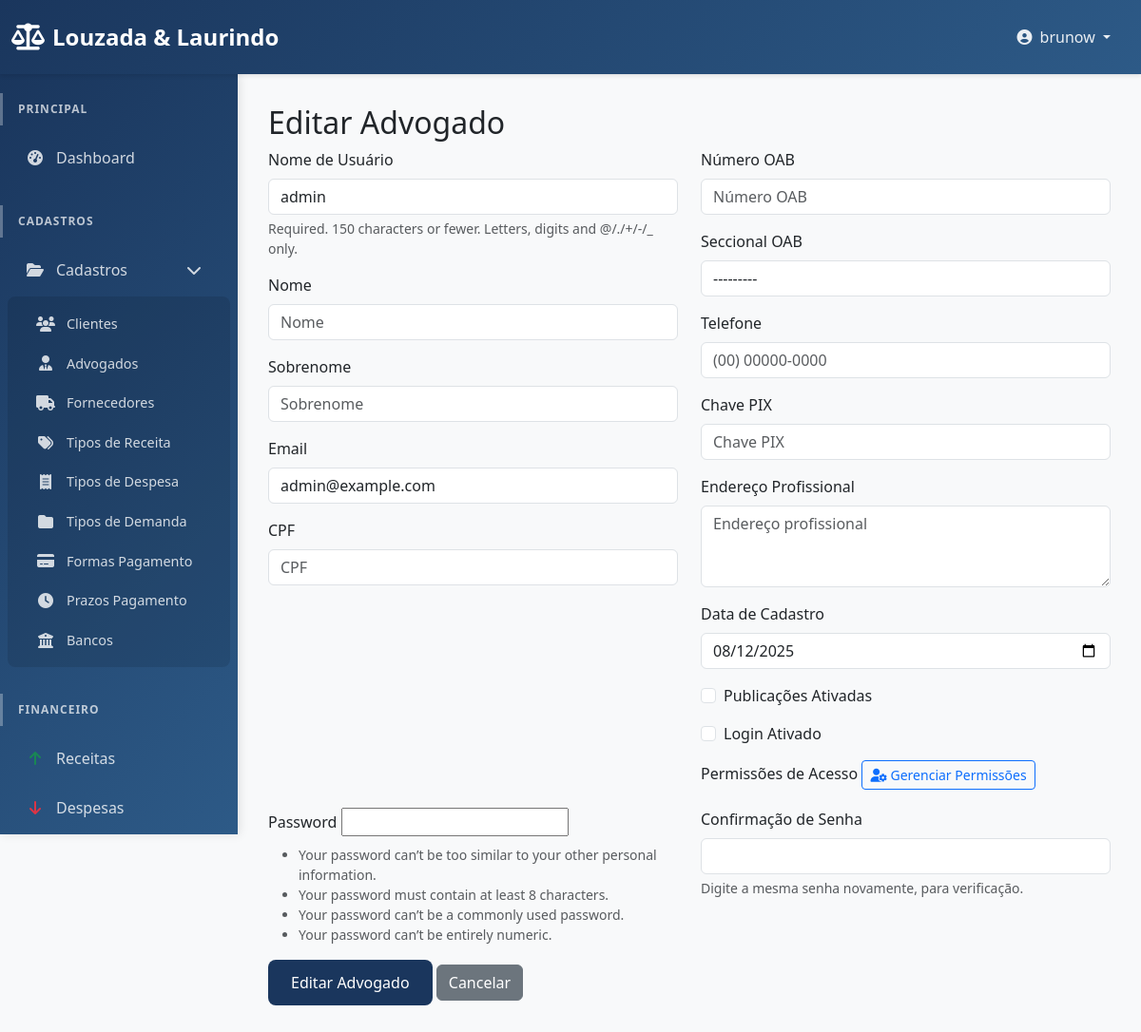
The app's page /dashboard/lawyers/1/edit/ (signed in) with its own data.
### users/models.py (models this page shows, shortened)
class Lawyer(AbstractUser):
    cpf = models.CharField(max_length=14, unique=True, blank=True, null=True, verbose_name="CPF")
    oab_number = models.CharField(max_length=20, blank=True, null=True, verbose_name="Número OAB")
    STATE_CHOICES = [
        ('AC', 'Acre'), ('AL', 'Alagoas'), ('AP', 'Amapá'), ('AM', 'Amazonas'),
        ('BA', 'Bahia'), ('CE', 'Ceará'), ('DF', 'Distrito Federal'), ('ES', 'Espírito Santo'),
        ('GO', 'Goiás'), ('MA', 'Maranhão'), ('MT', 'Mato Grosso'), ('MS', 'Mato Grosso do Sul'),
        ('MG', 'Minas Gerais'), ('PA', 'Pará'), ('PB', 'Paraíba'), ('PR', 'Paraná'),
        ('PE', 'Pernambuco'), ('PI', 'Piauí'), ('RJ', 'Rio de Janeiro'), ('RN', 'Rio Grande do Norte'),
        ('RS', 'Rio Grande do Sul'), ('RO', 'Rondônia'), ('RR', 'Roraima'), ('SC', 'Santa Catarina'),
        ('SP', 'São Paulo'), ('SE', 'Sergipe'), ('TO', 'Tocantins'),
    ]
    oab_section = models.CharField(max_length=2, choices=STATE_CHOICES, blank=True, null=True, verbose_name="Seccional OAB")
    phone = models.CharField(max_length=20, blank=True, null=True, verbose_name="Telefone")
    pix_key = models.CharField(max_length=255, blank=True, null=True, verbose_name="Chave PIX")
    professional_address = models.TextField(blank=True, null=True, verbose_name="Endereço Profissional")
    registration_date = models.DateField(default=timezone.now, verbose_name="Data de Cadastro")
    enable_publications = models.BooleanField(default=False, verbose_name="Publicações Ativadas")
    enable_login = models.BooleanField(default=True, verbose_name="Login Ativado")
    groups = models.ManyToManyField(
        'auth.Group',
        verbose_name='groups',
        blank=True,
        help_text='The groups this user belongs to. A user will get all permissions granted to each of their groups.',
        related_name="lawyer_set",
        related_query_name="lawyer",
    )
    user_permissions = models.ManyToManyField(
        'auth.Permission',
        verbose_name='user permissions',
        blank=True,
        help_text='Specific permissions for this user.',
        related_name="lawyer_set",
        related_query_name="lawyer",
    )

### dashboard/views.py (the view)
# urls.py: path('lawyers/<int:pk>/edit/', views.advogado_update, name='lawyer_edit'),
@login_required
def advogado_update(request, pk):
    lawyer = get_object_or_404(Lawyer, pk=pk)
    if request.method == 'POST':
        form = AdvogadoForm(request.POST, instance=lawyer)
        if form.is_valid():
            form.save()
            if lawyer.enable_login:
                pass
            if lawyer.enable_publications:
                pass
            messages.success(request, 'Advogado atualizado com sucesso!')
            return redirect('dashboard:advogado_list')
    else:
        form = AdvogadoForm(instance=lawyer)
    return render(request, 'dashboard/advogado_form.html', {
        'form': form,
        'title': 'Editar Advogado'
    })

### dashboard/templates/dashboard/advogado_form.html (shortened to what this page needs)
{% extends 'base.html' %}
{% block content %}
    <h1 class="h2">{{ title }}</h1>
    <form method="post" action="">
        <div class="row">
            <div class="col-md-6">
                <div class="mb-3">
                    <label for="{{ form.username.id_for_label }}" class="form-label">{{ form.username.label }}</label>
                    {{ form.username }}
                    {% if form.username.help_text %}
                        <div class="form-text">{{ form.username.help_text }}</div>
                    {% endif %}
                </div>
                <div class="mb-3">
                    <label for="{{ form.first_name.id_for_label }}" class="form-label">{{ form.first_name.label }}</label>
                    {{ form.first_name }}
                </div>
                <div class="mb-3">
                    <label for="{{ form.last_name.id_for_label }}" class="form-label">{{ form.last_name.label }}</label>
                    {{ form.last_name }}
                </div>
                <div class="mb-3">
                    <label for="{{ form.email.id_for_label }}" class="form-label">{{ form.email.label }}</label>
                    {{ form.email }}
                </div>
                <div class="mb-3">
                    <label for="{{ form.cpf.id_for_label }}" class="form-label">{{ form.cpf.label }}</label>
                    {{ form.cpf }}
                </div>
            </div>
            <div class="col-md-6">
                <div class="mb-3">
                    <label for="{{ form.oab_number.id_for_label }}" class="form-label">{{ form.oab_number.label }}</label>
                    {{ form.oab_number }}
                </div>
                <div class="mb-3">
                    <label for="{{ form.oab_section.id_for_label }}" class="form-label">{{ form.oab_section.label }}</label>
                    {{ form.oab_section }}
                </div>
                <div class="mb-3">
                    <label for="{{ form.phone.id_for_label }}" class="form-label">{{ form.phone.label }}</label>
                    {{ form.phone }}
                </div>
                <div class="mb-3">
                    <label for="{{ form.pix_key.id_for_label }}" class="form-label">{{ form.pix_key.label }}</label>
                    {{ form.pix_key }}
                </div>
                <div class="mb-3">
                    <label for="{{ form.professional_address.id_for_label }}" class="form-label">{{ form.professional_address.label }}</label>
                    {{ form.professional_address }}
                </div>
                <div class="mb-3">
                    <label for="{{ form.registration_date.id_for_label }}" class="form-label">Data de Cadastro</label>
                    <input type="date" class="form-control" id="id_registration_date" name="registration_date" value="{{ form.instance.registration_date|date:'Y-m-d' }}">
                </div>
                <div class="mb-3 form-check">
                    <label for="{{ form.enable_publications.id_for_label }}" class="form-check-label">{{ form.enable_publications.label }}</label>
                    {{ form.enable_publications }}
                </div>
                <div class="mb-3 form-check">
                    <label for="{{ form.enable_login.id_for_label }}" class="form-check-label">{{ form.enable_login.label }}</label>
                    {{ form.enable_login }}
                </div>
                {% if form.instance.pk %}
                <div class="mb-3">
                    <label class="form-label">Permissões de Acesso</label>
                    <a href="#" class="btn btn-sm btn-outline-primary">
                        <i class="fas fa-user-cog"></i> Gerenciar Permissões
                    </a>
                </div>
                {% endif %}
            </div>
        </div>
        <div class="row">
            <div class="col-md-6">
                <div class="mb-3">
                    <label for="{{ form.password1.id_for_label }}" class="form-label">{{ form.password1.label }}</label>
                    {{ form.password1 }}
                    {% if form.password1.help_text %}
                        <div class="form-text">{{ form.password1.help_text }}</div>
                    {% endif %}
                </div>
            </div>
            <div class="col-md-6">
                <div class="mb-3">
                    <label for="{{ form.password2.id_for_label }}" class="form-label">{{ form.password2.label }}</label>
                    {{ form.password2 }}
                    {% if form.password2.help_text %}
                        <div class="form-text">{{ form.password2.help_text }}</div>
                    {% endif %}
                </div>
            </div>
        </div>
        <button type="submit" class="btn btn-primary">{{ title }}</button>
        <a href="{% url 'dashboard:lawyers' %}" class="btn btn-secondary">Cancelar</a>
    </form>
{% endblock %}

### templates/base.html (shortened to what this page needs)
<!doctype html>
<html lang="pt-BR">
<head>
    <link href="https://cdn.jsdelivr.net/npm/bootstrap@5.3.3/dist/css/bootstrap.min.css" rel="stylesheet">
    <link href="https://cdnjs.cloudflare.com/ajax/libs/font-awesome/6.4.0/css/all.min.css" rel="stylesheet">
    {% load static %}
    <link href="{% static 'dashboard/css/custom.css' %}" rel="stylesheet">
</head>
<body>
    {% if user.is_authenticated %}
    <nav class="navbar navbar-expand-lg navbar-dark sticky-top">
        <div class="container-fluid">
            <a class="navbar-brand" href="{% url 'dashboard:home' %}">
                <i class="fas fa-balance-scale"></i>
                Louzada & Laurindo
            </a>
            <div class="collapse navbar-collapse" id="navbarNav">
                <ul class="navbar-nav ms-auto">
                    <li class="nav-item dropdown">
                        <a class="nav-link dropdown-toggle" href="#" id="navbarDropdown" role="button" data-bs-toggle="dropdown" aria-expanded="false">
                            <i class="fas fa-user-circle me-1"></i>
                            {{ user.get_full_name|default:user.username }}
                        </a>
                    </li>
                </ul>
            </div>
        </div>
    </nav>
    <div class="d-flex">
        <div class="offcanvas-lg offcanvas-start sidebar" tabindex="-1" id="sidebarMenu" aria-labelledby="sidebarMenuLabel">
            <div class="offcanvas-body d-flex flex-column">
                <nav class="nav flex-column flex-grow-1">
                    <div class="nav-section">
                        <div class="nav-section-title">Principal</div>
                        <ul class="nav flex-column">
                            <li class="nav-item">
                                <a class="nav-link {% if request.resolver_match.url_name == 'home' %}active{% endif %}" href="{% url 'dashboard:home' %}">
                                    <i class="fas fa-tachometer-alt"></i>
                                    Dashboard
                                </a>
                            </li>
                        </ul>
                    </div>
                    <div class="nav-section">
                        <div class="nav-section-title">Cadastros</div>
                        <ul class="nav flex-column">
                            <li class="nav-item">
                                <a class="nav-link" data-bs-toggle="collapse" href="#cadastros-submenu" role="button" aria-expanded="true" aria-controls="cadastros-submenu">
                                    <i class="fas fa-folder-open"></i>
                                    Cadastros
                                    <i class="fas fa-chevron-down ms-auto"></i>
                                </a>
                                <div class="collapse show submenu" id="cadastros-submenu">
                                    <ul class="nav flex-column">
                                        <li class="nav-item">
                                            <a class="nav-link {% if request.resolver_match.url_name == 'clients' %}active{% endif %}" href="{% url 'dashboard:clients' %}">
                                                <i class="fas fa-users"></i>
                                                Clientes
                                            </a>
                                        </li>
                                        <li class="nav-item">
                                            <a class="nav-link {% if request.resolver_match.url_name == 'lawyers' %}active{% endif %}" href="{% url 'dashboard:lawyers' %}">
                                                <i class="fas fa-user-tie"></i>
                                                Advogados
                                            </a>
                                        </li>
                                        <li class="nav-item">
                                            <a class="nav-link" href="#">
                                                <i class="fas fa-truck"></i>
                                                Fornecedores
                                            </a>
                                        </li>
                                        <li class="nav-item">
                                            <a class="nav-link {% if request.resolver_match.url_name == 'tipo_receita_list' %}active{% endif %}" href="{% url 'dashboard:tipo_receita_list' %}">
                                                <i class="fas fa-tags"></i>
                                                Tipos de Receita
                                            </a>
                                        </li>
                                        <li class="nav-item">
                                            <a class="nav-link {% if request.resolver_match.url_name == 'tipo_despesa_list' %}active{% endif %}" href="{% url 'dashboard:tipo_despesa_list' %}">
                                                <i class="fas fa-receipt"></i>
                                                Tipos de Despesa
                                            </a>
                                        </li>
                                        <li class="nav-item">
                                            <a class="nav-link" href="#">
                                                <i class="fas fa-folder"></i>
                                                Tipos de Demanda
                                            </a>
                                        </li>
                                        <li class="nav-item">
                                            <a class="nav-link {% if request.resolver_match.url_name == 'forma_pagamento_list' %}active{% endif %}" href="{% url 'dashboard:forma_pagamento_list' %}">
                                                <i class="fas fa-credit-card"></i>
                                                Formas Pagamento
                                            </a>
                                        </li>
                                        <li class="nav-item">
                                            <a class="nav-link {% if request.resolver_match.url_name == 'prazo_pagamento_list' %}active{% endif %}" href="{% url 'dashboard:prazo_pagamento_list' %}">
                                                <i class="fas fa-clock"></i>
                                                Prazos Pagamento
                                            </a>
                                        </li>
                                        <li class="nav-item">
                                            <a class="nav-link {% if request.resolver_match.url_name == 'banco_list' %}active{% endif %}" href="{% url 'dashboard:banco_list' %}">
                                                <i class="fas fa-university"></i>
                                                Bancos
                                            </a>
                                        </li>
                                    </ul>
                                </div>
                            </li>
                        </ul>
                    </div>
                    <div class="nav-section">
                        <div class="nav-section-title">Financeiro</div>
                        <ul class="nav flex-column">
                            <li class="nav-item">
                                <a class="nav-link {% if request.resolver_match.url_name == 'receitas' %}active{% endif %}" href="{% url 'dashboard:receitas' %}">
                                    <i class="fas fa-arrow-up text-success"></i>
                                    Receitas
                                </a>
                            </li>
                            <li class="nav-item">
                                <a class="nav-link" href="#">
                                    <i class="fas fa-arrow-down text-danger"></i>
                                    Despesas
                                </a>
                            </li>
                            <li class="nav-item">
                            </li>
                        </ul>
                    </div>
                </nav>
            </div>
        </div>
        <div class="main-content flex-grow-1">
            {% block content %}
            {% endblock %}
        </div>
    </div>
    {% else %}
    <div class="container-fluid h-100">
    </div>
    {% endif %}
</body>
</html>

### records on screen
Lawyer: get_full_name "brunow"
Lawyer: username "admin", email "admin@example.com", oab_section "---------", registration_date "08/12/2025"

### other values on screen
{{ title }} "Editar Advogado"
